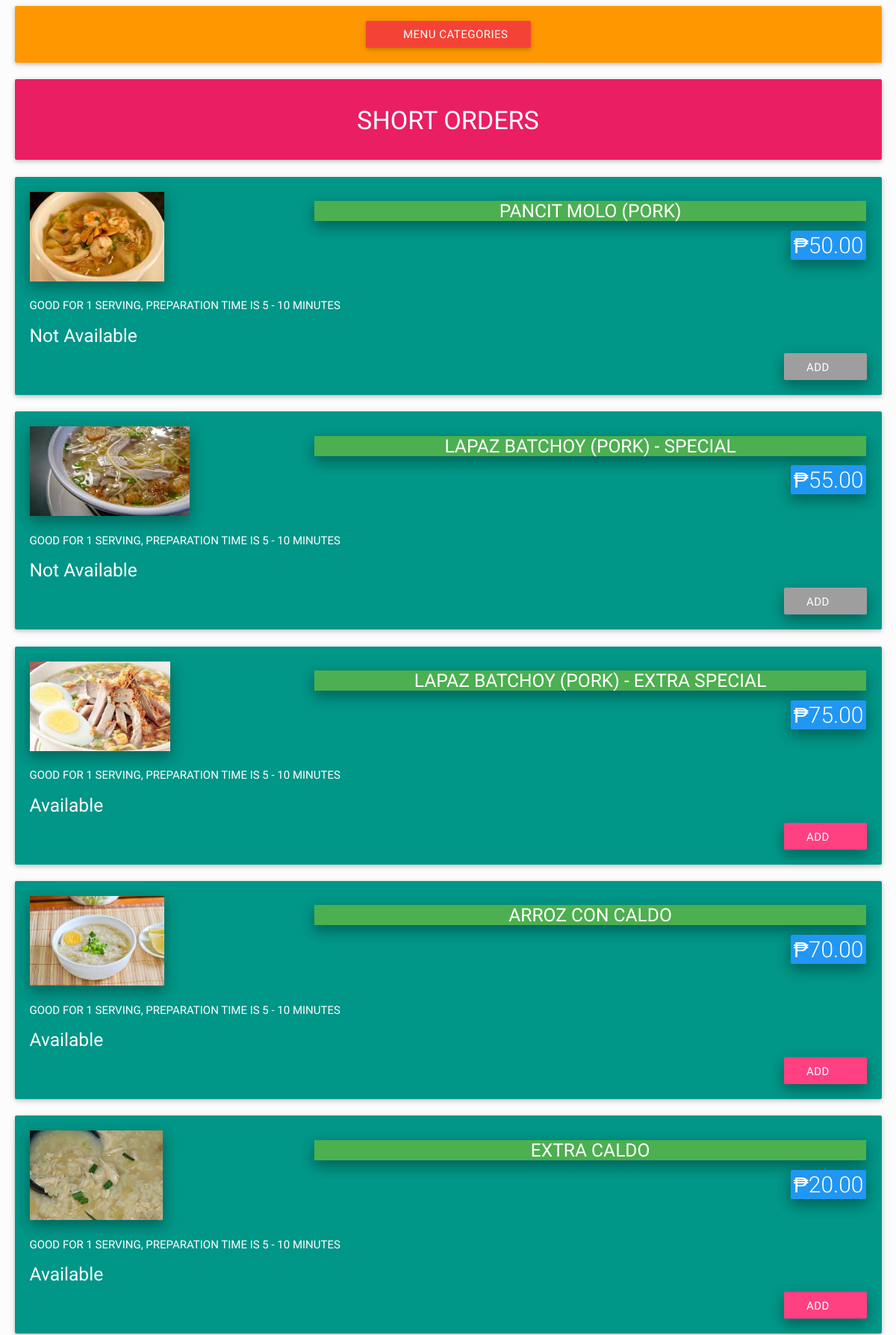
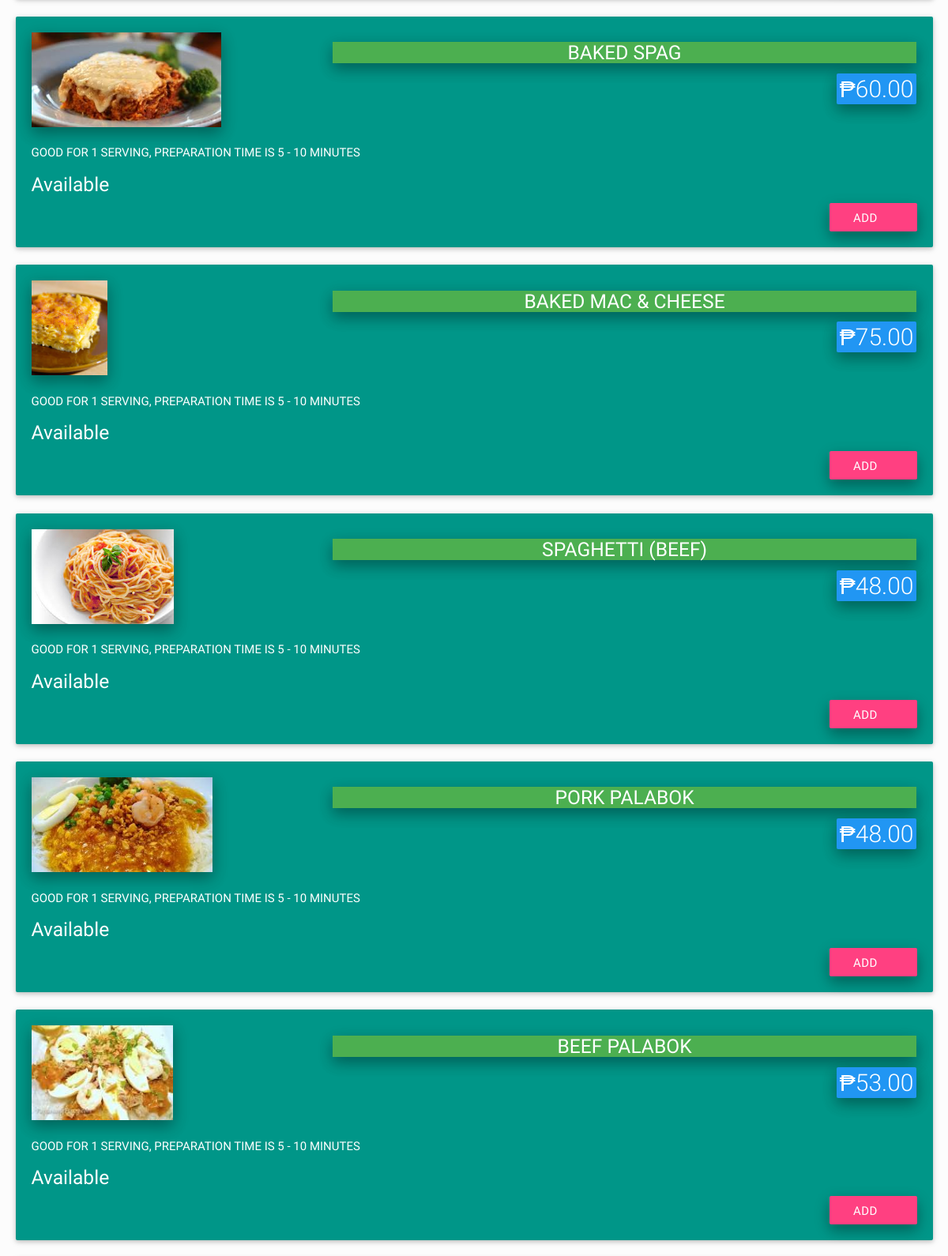
Page /android/menu-items.php?menucategoryid=1 (upper part) on the committed database (2 pictures, top to bottom).
### tables this page shows
CREATE TABLE `menu_category_table` (
  `menucategoryid` int(6) NOT NULL AUTO_INCREMENT,
  `menucategoryname` varchar(60) DEFAULT NULL,
  `imagelocation` varchar(200) DEFAULT NULL,
  PRIMARY KEY (`menucategoryid`)
);

CREATE TABLE `menu_item_table` (
  `menuitemid` int(6) NOT NULL AUTO_INCREMENT,
  `menucategoryid` int(6) DEFAULT NULL,
  `menuitemname` varchar(60) DEFAULT NULL,
  `menuitemdescription` text,
  `price` double DEFAULT NULL,
  `imagelocation` varchar(300) DEFAULT NULL,
  `isavailable` tinyint(1) DEFAULT '0',
  PRIMARY KEY (`menuitemid`),
  KEY `FK_menu_item_table` (`menucategoryid`),
  CONSTRAINT `FK_menu_item_table` FOREIGN KEY (`menucategoryid`) REFERENCES `menu_category_table` (`menucategoryid`) ON DELETE CASCADE ON UPDATE CASCADE
);

### android/menu-items.php (the view, shortened to what this page needs)
<?php
include 'head.php';
?>
    <div class="wrapper">
      <section id="content">
        <div class="container">
<?php
        $qry = mysqli_query($connection,"select * from menu_category_table where menucategoryid = '" . $_GET['menucategoryid'] . "'");
        $result = mysqli_fetch_assoc($qry);
        ?>
                  <div class="row">
                    <div class="col s12 center-align">
                      <div class="card-panel orange">
                        <a href="home.php" class="btn red waves-effect"><sub><i class="mdi-hardware-keyboard-backspace"></i></sub> MENU CATEGORIES</a>
                      </div>
                    </div>
                  </div>
                  <div class="row">
                     <div class="col s12">
                        <div class="card-panel pink center">
                          <h4 class="center-align" style="color:white;"><?php echo $result['menucategoryname']; ?></h4>
                        </div>
                     </div>
                   </div>
        <?php
        $qry = mysqli_query($connection,"select * from menu_item_table where menucategoryid = '" . $_GET['menucategoryid'] . "'");
        while ($result = mysqli_fetch_assoc($qry)) { ?>
                   <div class="row">
                     <div class="col s12">
                          <div class="card-panel teal left-align">
                            <div class="row">
                              <div class="col s4">
                                <img class="z-depth-2" src="../<?php echo $result['imagelocation']; ?>" height="120dp">
                              </div>
                              <div class="col s8 right-align">
                                <h5 class="z-depth-2 green" style="color:white; text-align: center;"><?php echo $result['menuitemname']; ?></h5>
                                <span style="font-size: 30px;" class="task-cat blue right-align z-depth-2">&#8369;<?php echo number_format($result['price'],2); ?></span>
                              </div>
                            </div>
                            <div class="row">
                              <div class="col s12">
                              <p style="color: white; overflow-x: hidden;"><?php echo $result['menuitemdescription']; ?></p>
                                <?php if ($result['isavailable'] == 0): ?>
                                  <h5 style="color: white;">Available</h5>
                                <?php endif ?>
                                <?php if ($result['isavailable'] == 1): ?>
                                  <h5 style="color: white;">Not Available</h5>
                                <?php endif ?>
                              </div>
                            </div>
                            <div class="row">
                              <div class="col s12 right-align">
                              <?php if ($result['isavailable'] == 1) { ?>
                              <a href="#" class="waves-effect waves-light btn z-depth-2 grey">add <i class="mdi-action-add-shopping-cart"></i></a>
                              <?php } else { ?>
                              <a href="#modal<?php echo $result['menuitemid']; ?>" class="waves-effect waves-light btn z-depth-2 modal-trigger">add <i class="mdi-action-add-shopping-cart"></i></a>
                              <?php } ?>
                              </div>
                            </div>
                        </div>
                     </div>
                   </div>
        <?php } ?>
        </div>
      </section>
    </div>
<?php include 'foot.php' ?>

### android/css/style.css (style rules this page uses)
body { background-color: #fcfcfc; }
.container { padding: 0 0.5rem; margin: 0 auto; max-width: 100% !important; width: 98%; }
#content .container .row { margin-bottom: 0; }
@media only screen and (min-width: 601px) { .container { width: 98%; } }
@media only screen and (min-width: 993px) { .container { width: 98%; } }
.task-cat { padding: 2px 4px; color: #fff; font-weight: 300; font-size: 0.8rem; -webkit-border-radius: 2px; -moz-border-radius: 2px; border-radius: 2px; background-clip: padding-box; }

### rows in the picture
menu_category_table: menucategoryname "SHORT ORDERS"
menu_item_table: imagelocation (picture), menuitemname "PANCIT MOLO (PORK)", price "50.00", menuitemdescription "GOOD FOR 1 SERVING, PREPARATION TIME IS 5 - 10 MINUTES", isavailable "Not Available"
menu_item_table: imagelocation (picture), menuitemname "LAPAZ BATCHOY (PORK) - SPECIAL", price "55.00", menuitemdescription "GOOD FOR 1 SERVING, PREPARATION TIME IS 5 - 10 MINUTES", isavailable "Not Available"
menu_item_table: imagelocation (picture), menuitemname "LAPAZ BATCHOY (PORK) - EXTRA SPECIAL", price "75.00", menuitemdescription "GOOD FOR 1 SERVING, PREPARATION TIME IS 5 - 10 MINUTES", isavailable "Available"
menu_item_table: imagelocation (picture), menuitemname "ARROZ CON CALDO", price "70.00", menuitemdescription "GOOD FOR 1 SERVING, PREPARATION TIME IS 5 - 10 MINUTES", isavailable "Available"
menu_item_table: imagelocation (picture), menuitemname "EXTRA CALDO", price "20.00", menuitemdescription "GOOD FOR 1 SERVING, PREPARATION TIME IS 5 - 10 MINUTES", isavailable "Available"
menu_item_table: imagelocation (picture), menuitemname "BAKED SPAG", price "60.00", menuitemdescription "GOOD FOR 1 SERVING, PREPARATION TIME IS 5 - 10 MINUTES", isavailable "Available"
menu_item_table: imagelocation (picture), menuitemname "BAKED MAC & CHEESE", price "75.00", menuitemdescription "GOOD FOR 1 SERVING, PREPARATION TIME IS 5 - 10 MINUTES", isavailable "Available"
menu_item_table: imagelocation (picture), menuitemname "SPAGHETTI (BEEF)", price "48.00", menuitemdescription "GOOD FOR 1 SERVING, PREPARATION TIME IS 5 - 10 MINUTES", isavailable "Available"
menu_item_table: imagelocation (picture), menuitemname "PORK PALABOK", price "48.00", menuitemdescription "GOOD FOR 1 SERVING, PREPARATION TIME IS 5 - 10 MINUTES", isavailable "Available"
menu_item_table: imagelocation (picture), menuitemname "BEEF PALABOK", price "53.00", menuitemdescription "GOOD FOR 1 SERVING, PREPARATION TIME IS 5 - 10 MINUTES", isavailable "Available"
